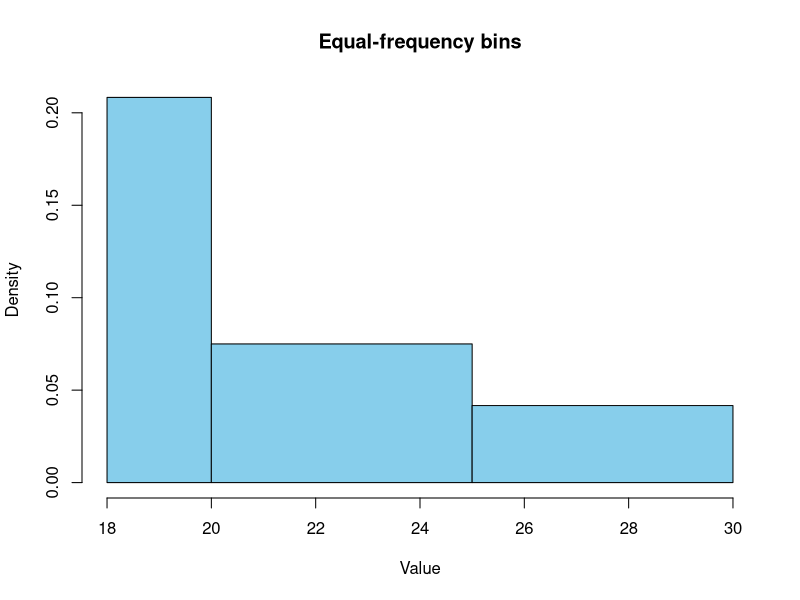

Recreate this plot in R.
x <- c(18,18,18,20,20,20,20,20,20,20,21,21,21,21,25,25,25,25,25,28,28,30,30,30)
n <- length(x)                       # 24 values -> 3 bins of 8
bins <- split(x, rep(1:3, each = n/3))
print(bins)

# smoothing by bin means
by_mean <- lapply(bins, function(b) rep(mean(b), length(b)))
print(by_mean)

# smoothing by bin boundaries
by_boundary <- lapply(bins, function(b) {
  lo <- min(b); hi <- max(b)
  ifelse(abs(b - lo) <= abs(b - hi), lo, hi)
})
print(by_boundary)

# histogram using the equal-frequency bin edges
edges <- c(min(x), 20, 25, max(x))   # approximate bin edges from the bins above
hist(x, breaks = edges, col = "skyblue", main = "Equal-frequency bins", xlab = "Value")
